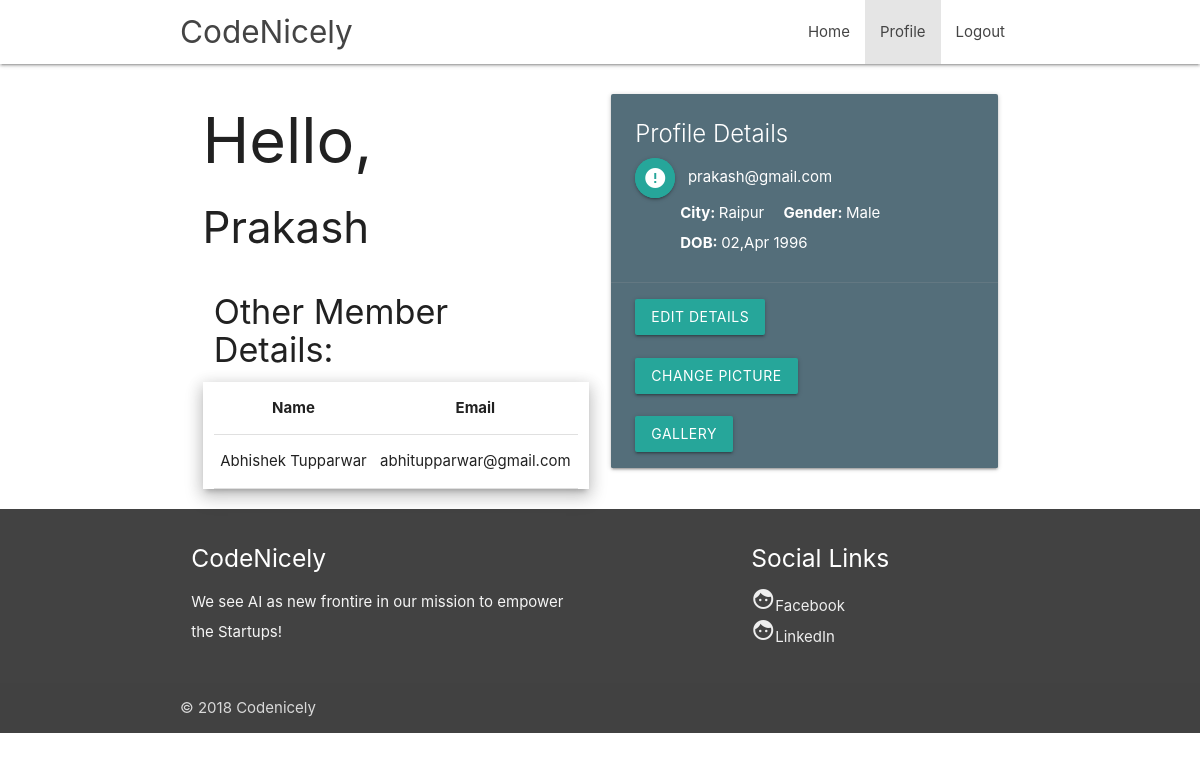
Before: /account/ (signed in) with the older database file.
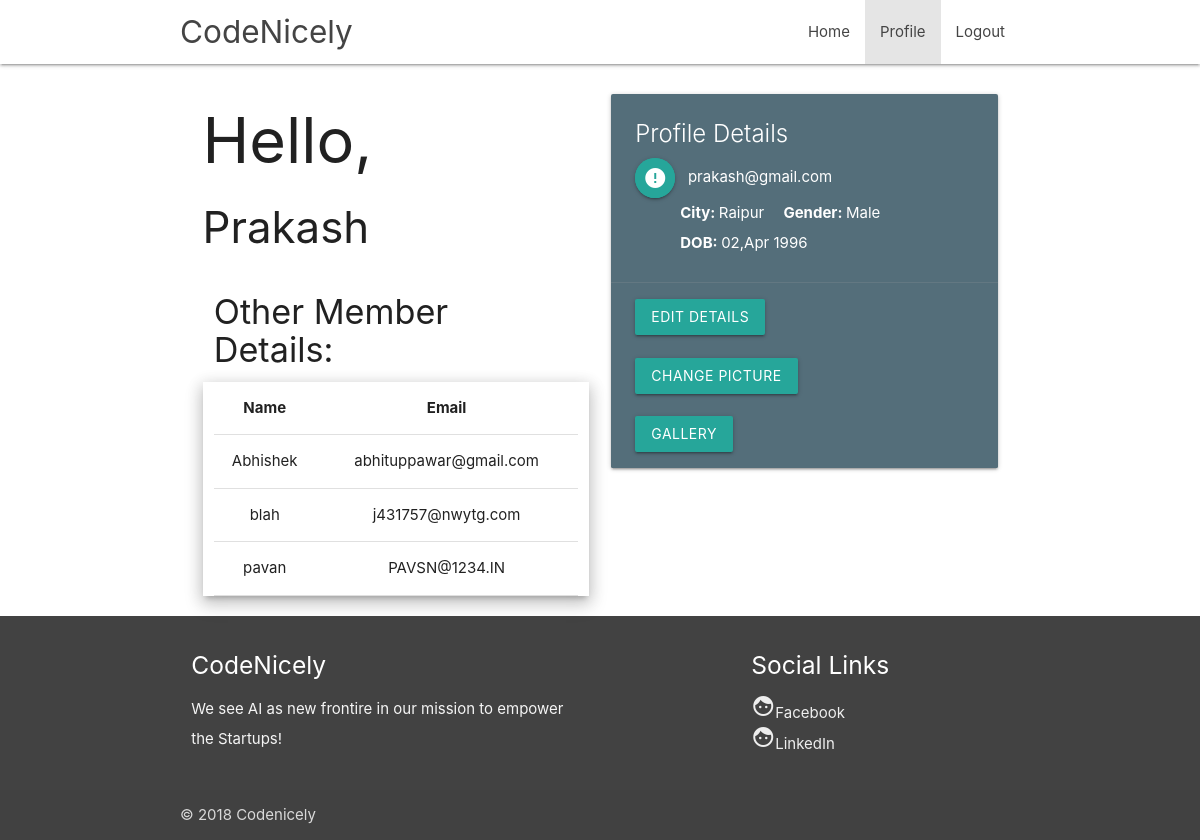
After: the same page with the newer database file.
### material/models.py (models this page shows, shortened)
class MyUsers(models.Model):
    uname = models.CharField(max_length=250)
    email = models.CharField(max_length=250, unique=True)
    password = models.CharField(max_length=10)
    verified = models.BooleanField(default=False)
    gender = models.CharField(max_length=250, default="Male")
    city = models.CharField(max_length=250, default="Raipur")
    dob = models.CharField(max_length=50, default="02,Apr 1996")
    pic = models.ImageField(upload_to='pictures/')

### material/views.py (the view)
# urls.py: url(r'^account/$', views.account, name='account'),
@cache_control(no_cache=True, must_revalidate=True, no_store=True)
def account(request):
    if request.session.get('email', None):
        email = request.session['email']
        result = MyUsers.objects.get(email=email)
        if request.method == 'POST' and request.POST.get('register') == 'Upload':
            image = request.FILES.get('image')
            os.remove(result.pic.file.name)
            result.pic = image
            result.save()
            return redirect('/account')
        if request.method == 'POST' and request.POST.get('gallery') == 'Upload':
            for afile in request.FILES.getlist('images'):
                gallery = Gallery.objects.create(email=email, pic=afile)
        all_result = MyUsers.objects.exclude(email=email)
        pics = Gallery.objects.filter(email=email)
        context = {'details': result,
                   'gallery': pics,
                   'all_members': all_result,
                   'domain': 'href= //mail.'+email.split('@')[1]}
        return render(request, 'material/profile.html', context)
    else:
        return HttpResponse('<script>if (window.confirm("Please Login Again !!!")) { window.location.href = "/login"; }else { window.location.href = "/login"; } </script>')

### material/templates/material/profile.html (shortened to what the changed rows need)
<!DOCTYPE html>
<html lang="en">
<head>
    {% load staticfiles %}
    <link href="{% static 'material/css/materialize.css' %}" type="text/css" rel="stylesheet"/>
    <link href="{% static 'material/css/style.css' %}" type="text/css" rel="stylesheet"/>
</head>
<body>
    <div class="container">
        <div class="row">
            <div class="col 12">
                <div class="col s12 m6">
                    <h1>Hello, </h1> <h3>{{details.uname}}</h3>
                    <div class="col s12 m12 z-depth-3">
                        <table class="highlight centered">
                            <thead>
                              <tr>
                                  <th>Name</th>
                                  <th>Email</th>
                              </tr>
                            </thead>
                            <tbody>
                                {% for member in all_members %}
                                  <tr>
                                    <td>{{member.uname}}</td>
                                    <td>{{member.email}}</td>
                                  </tr>
                                {% endfor %}
                            </tbody>
                        </table>
                    </div>
                </div>
            </div>
        </div>
    </div>
</body>
</html>

Changed rows visible on the page:
changed MyUsers: uname "Abhishek Tupparwar" → "Abhishek"; email "abhitupparwar@gmail.com" → "abhituppawar@gmail.com"
added MyUsers: uname "blah", email "j431757@nwytg.com"
added MyUsers: uname "pavan", email "PAVSN@1234.IN"
